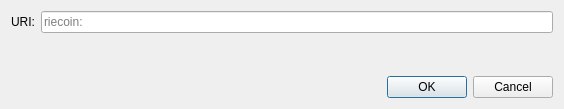
<?xml version="1.0" encoding="UTF-8"?>
<ui version="4.0">
 <class>OpenURIDialog</class>
 <widget class="QDialog" name="OpenURIDialog">
  <property name="geometry">
   <rect>
    <x>0</x>
    <y>0</y>
    <width>564</width>
    <height>109</height>
   </rect>
  </property>
  <property name="windowTitle">
   <string>Open Riecoin URI</string>
  </property>
  <layout class="QVBoxLayout" name="verticalLayout">
   <item>
    <layout class="QHBoxLayout" name="horizontalLayout">
     <item>
      <widget class="QLabel" name="label">
       <property name="text">
        <string>URI:</string>
       </property>
      </widget>
     </item>
     <item>
      <widget class="QValidatedLineEdit" name="uriEdit">
       <property name="placeholderText">
        <string notr="true">riecoin:</string>
       </property>
      </widget>
     </item>
    </layout>
   </item>
   <item>
    <spacer name="verticalSpacer">
     <property name="orientation">
      <enum>Qt::Vertical</enum>
     </property>
     <property name="sizeHint" stdset="0">
      <size>
       <width>20</width>
       <height>40</height>
      </size>
     </property>
    </spacer>
   </item>
   <item>
    <widget class="QDialogButtonBox" name="buttonBox">
     <property name="orientation">
      <enum>Qt::Horizontal</enum>
     </property>
     <property name="standardButtons">
      <set>QDialogButtonBox::Cancel|QDialogButtonBox::Ok</set>
     </property>
    </widget>
   </item>
  </layout>
 </widget>
 <customwidgets>
  <customwidget>
   <class>QValidatedLineEdit</class>
   <extends>QLineEdit</extends>
   <header>qt/qvalidatedlineedit.h</header>
  </customwidget>
 </customwidgets>
 <resources/>
 <connections>
  <connection>
   <sender>buttonBox</sender>
   <signal>accepted()</signal>
   <receiver>OpenURIDialog</receiver>
   <slot>accept()</slot>
   <hints>
    <hint type="sourcelabel">
     <x>248</x>
     <y>254</y>
    </hint>
    <hint type="destinationlabel">
     <x>157</x>
     <y>274</y>
    </hint>
   </hints>
  </connection>
  <connection>
   <sender>buttonBox</sender>
   <signal>rejected()</signal>
   <receiver>OpenURIDialog</receiver>
   <slot>reject()</slot>
   <hints>
    <hint type="sourcelabel">
     <x>316</x>
     <y>260</y>
    </hint>
    <hint type="destinationlabel">
     <x>286</x>
     <y>274</y>
    </hint>
   </hints>
  </connection>
 </connections>
</ui>
